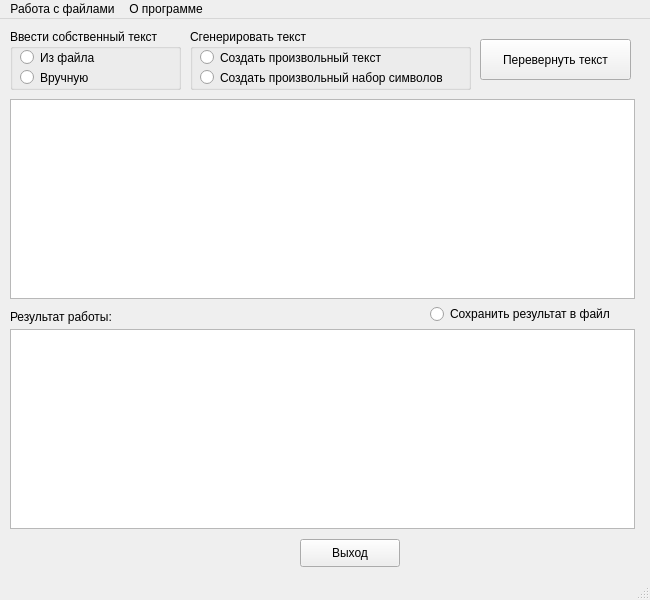
<?xml version="1.0" encoding="UTF-8"?>
<ui version="4.0">
 <class>MainWindow</class>
 <widget class="QMainWindow" name="MainWindow">
  <property name="geometry">
   <rect>
    <x>0</x>
    <y>0</y>
    <width>650</width>
    <height>600</height>
   </rect>
  </property>
  <property name="windowTitle">
   <string>MainWindow</string>
  </property>
  <widget class="QWidget" name="centralWidget">
   <widget class="QTextEdit" name="textEdit">
    <property name="geometry">
     <rect>
      <x>10</x>
      <y>80</y>
      <width>625</width>
      <height>200</height>
     </rect>
    </property>
    <property name="readOnly">
     <bool>false</bool>
    </property>
   </widget>
   <widget class="QTextEdit" name="textEdit_2">
    <property name="geometry">
     <rect>
      <x>10</x>
      <y>310</y>
      <width>625</width>
      <height>200</height>
     </rect>
    </property>
    <property name="statusTip">
     <string/>
    </property>
    <property name="readOnly">
     <bool>true</bool>
    </property>
   </widget>
   <widget class="QPushButton" name="pushButton">
    <property name="geometry">
     <rect>
      <x>480</x>
      <y>20</y>
      <width>151</width>
      <height>41</height>
     </rect>
    </property>
    <property name="text">
     <string>Перевернуть текст</string>
    </property>
   </widget>
   <widget class="QPushButton" name="pushButton_2">
    <property name="geometry">
     <rect>
      <x>300</x>
      <y>520</y>
      <width>100</width>
      <height>28</height>
     </rect>
    </property>
    <property name="text">
     <string>Выход</string>
    </property>
   </widget>
   <widget class="QGroupBox" name="groupBox">
    <property name="geometry">
     <rect>
      <x>190</x>
      <y>10</y>
      <width>281</width>
      <height>61</height>
     </rect>
    </property>
    <property name="title">
     <string>Сгенерировать текст</string>
    </property>
    <widget class="QRadioButton" name="radioButton">
     <property name="geometry">
      <rect>
       <x>10</x>
       <y>20</y>
       <width>211</width>
       <height>17</height>
      </rect>
     </property>
     <property name="text">
      <string>Создать произвольный текст</string>
     </property>
    </widget>
    <widget class="QRadioButton" name="radioButton_2">
     <property name="geometry">
      <rect>
       <x>10</x>
       <y>40</y>
       <width>261</width>
       <height>17</height>
      </rect>
     </property>
     <property name="text">
      <string>Создать произвольный набор символов</string>
     </property>
    </widget>
   </widget>
   <widget class="QGroupBox" name="groupBox_2">
    <property name="geometry">
     <rect>
      <x>10</x>
      <y>10</y>
      <width>171</width>
      <height>61</height>
     </rect>
    </property>
    <property name="title">
     <string>Ввести собственный текст</string>
    </property>
    <widget class="QRadioButton" name="radioButton_3">
     <property name="geometry">
      <rect>
       <x>10</x>
       <y>20</y>
       <width>82</width>
       <height>17</height>
      </rect>
     </property>
     <property name="text">
      <string>Из файла</string>
     </property>
    </widget>
    <widget class="QRadioButton" name="radioButton_4">
     <property name="geometry">
      <rect>
       <x>10</x>
       <y>40</y>
       <width>82</width>
       <height>17</height>
      </rect>
     </property>
     <property name="text">
      <string>Вручную</string>
     </property>
    </widget>
   </widget>
   <widget class="QLabel" name="label">
    <property name="geometry">
     <rect>
      <x>10</x>
      <y>290</y>
      <width>141</width>
      <height>16</height>
     </rect>
    </property>
    <property name="text">
     <string>Результат работы:</string>
    </property>
   </widget>
   <widget class="QRadioButton" name="radioButton_5">
    <property name="geometry">
     <rect>
      <x>430</x>
      <y>285</y>
      <width>201</width>
      <height>20</height>
     </rect>
    </property>
    <property name="text">
     <string>Сохранить результат в файл</string>
    </property>
   </widget>
  </widget>
  <widget class="QMenuBar" name="menuBar">
   <property name="geometry">
    <rect>
     <x>0</x>
     <y>0</y>
     <width>650</width>
     <height>26</height>
    </rect>
   </property>
   <widget class="QMenu" name="menu">
    <property name="title">
     <string>Работа с файлами</string>
    </property>
    <addaction name="action"/>
    <addaction name="action_2"/>
   </widget>
   <widget class="QMenu" name="menu_2">
    <property name="title">
     <string>О программе</string>
    </property>
    <addaction name="action_3"/>
    <addaction name="action_4"/>
   </widget>
   <addaction name="menu"/>
   <addaction name="menu_2"/>
  </widget>
  <widget class="QStatusBar" name="statusBar"/>
  <action name="action">
   <property name="text">
    <string>Открыть файл с текстом</string>
   </property>
  </action>
  <action name="action_2">
   <property name="text">
    <string>Сохранить результат в файл</string>
   </property>
  </action>
  <action name="action_3">
   <property name="text">
    <string>О программе</string>
   </property>
  </action>
  <action name="action_4">
   <property name="text">
    <string>Об авторе</string>
   </property>
  </action>
 </widget>
 <layoutdefault spacing="6" margin="11"/>
 <resources/>
 <connections/>
</ui>
